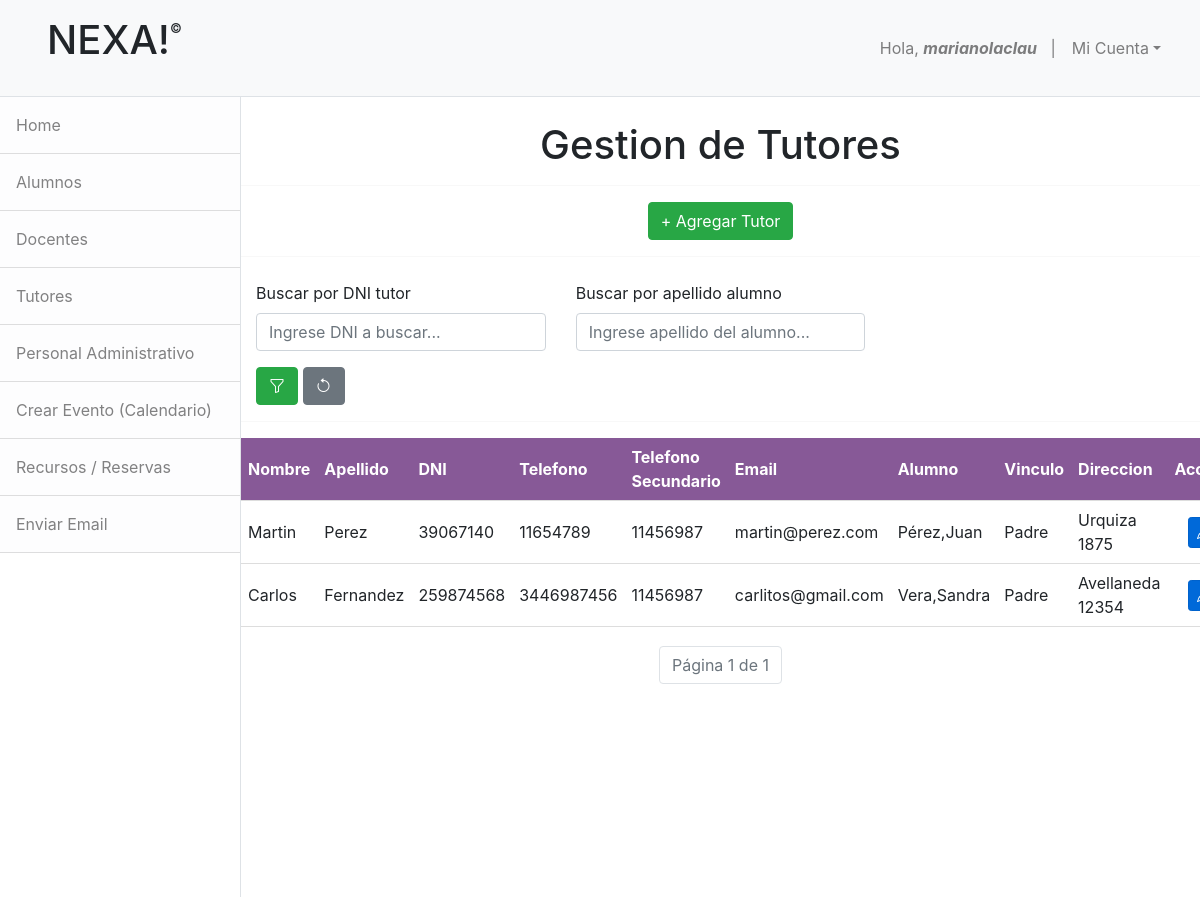
The app's page /tutor/ (signed in) with its own data.
### apps/inscripciones/models.py (models this page shows, shortened)
class PadreTutor(models.Model):
    nombre = models.CharField(max_length=50,null=False,blank=False)
    apellido = models.CharField(max_length=50,null=False,blank=False)
    dni = models.CharField(max_length=50,blank=False,null=False)
    telefono = models.CharField(max_length=20,null=False,blank=False)
    telefono_secundario = models.CharField(max_length=20, null=False, blank=False)
    email = models.EmailField()
    direccion = models.CharField(max_length=50,null=False,blank=False)
    vinculo = models.ForeignKey(Vinculo,on_delete=models.CASCADE)
    nacionalidad = models.ForeignKey('administracion.Nacionalidad', on_delete=models.CASCADE)
    alumno_fk = models.ForeignKey('alumno.Alumno',on_delete=models.CASCADE)

class Vinculo(models.Model):
    vinculo = models.CharField(max_length=50,blank=False,null=True)
    def __str__(self):
        return self.vinculo

### apps/alumno/models.py (models this page shows)
class Alumno(models.Model):
    nombre = models.CharField(max_length=50,null=False,blank=False)
    apellido = models.CharField(max_length=50,null=False,blank=False)
    dni = models.CharField(max_length=20, unique=True)
    padretutor_fk = models.ForeignKey('inscripciones.PadreTutor',null=True,blank=True,on_delete=models.SET_NULL) #Chequear
    genero = models.ForeignKey('administracion.Genero',on_delete=models.CASCADE)
    fecha_nac = models.DateField()
    nacionalidad = models.ForeignKey('administracion.Nacionalidad',on_delete=models.CASCADE)
    email = models.EmailField()
    telefono = models.CharField(max_length=20,null=False,blank=False)
    direccion = models.CharField(max_length=50,null=False,blank=False)
    curso = models.ForeignKey('inscripciones.Curso',on_delete=models.CASCADE)
    turno = models.ForeignKey('administracion.Turno',on_delete=models.CASCADE)
    def __str__(self):
        return f"{self.apellido},{self.nombre}"

### apps/inscripciones/views.py (the view)
# urls.py: path('tutor/',ListaTutores.as_view(),name='tutor'),
class ListaTutores(LoginRequiredMixin,ListView):
    model = PadreTutor
    template_name = 'inscripcion/lista_tutores.html'
    context_object_name = 'tutores'
    paginate_by = 20
    def get_queryset(self):
        queryset = super().get_queryset()
        query = self.request.GET.get('buscar', '')
        apellido_alumno = self.request.GET.get('apellido', '')
        if query:
            queryset = queryset.filter(dni__icontains=query)
        if apellido_alumno:
            queryset = queryset.filter(alumno_fk__apellido=apellido_alumno)
        return queryset
    def get_context_data(self, **kwargs):
        context = super().get_context_data(**kwargs)
        context['buscar'] = self.request.GET.get('buscar', '')
        context['apellido'] = self.request.GET.get('apellido', '')
        return context

### apps/inscripciones/templates/inscripcion/lista_tutores.html (shortened to what this page needs)
{% extends 'base.html' %}
{% block nav %}
    {% include 'administracion/base_admin.html' %}
{% endblock %}
{% block content %}
    <center><br><h1>Gestion de Tutores</h1></center>
    <hr>
    <center><a href="{% url 'agregar_tutor' %}" class="btn btn-success">+ Agregar Tutor</a></center>
    <hr>
    <div class="container mt-4">
        <form method="get" class="row g-3">
            <div class="col-md-4">
                <label for="buscar" class="form-label">Buscar por DNI tutor</label>
                <input type="text" id="buscar" name="buscar" value="{{ buscar }}" placeholder="Ingrese DNI a buscar..." class="form-control">
            </div>
            <div class="col-md-4">
                <label for="apellido" class="form-label">Buscar por apellido alumno</label>
                <input type="text" id="apellido" name="apellido" value="{{ apellido }}" placeholder="Ingrese apellido del alumno..." class="form-control">
            </div>
            <div class="col-12">
                <button type="submit" class="btn btn-success"><i class="bi bi-funnel"></i></button>
                <a href="{% url 'tutor' %}" class="btn btn-secondary"><i class="bi bi-arrow-counterclockwise"></i></a>
            </div>
        </form>
    </div>
    <hr>
    <table>
        <thead>
            <tr>
                <th>Nombre</th>
                <th>Apellido</th>
                <th>DNI</th>
                <th>Telefono</th>
                <th>Telefono Secundario</th>
                <th>Email</th>
                <th>Alumno</th>
                <th>Vinculo</th>
                <th>Direccion</th>
                <th>Acciones</th>
            </tr>
        </thead>
        <tbody>
            {% for tutor in tutores %}
                <tr>
                    <td>{{ tutor.nombre }}</td>
                    <td>{{ tutor.apellido }}</td>
                    <td>{{ tutor.dni }}</td>
                    <td>{{ tutor.telefono }}</td>
                    <td>{{ tutor.telefono_secundario }}</td>
                    <td>{{ tutor.email }}</td>
                    <td>{{ tutor.alumno_fk }}</td>
                    <td>{{ tutor.vinculo }}</td>
                    <td>{{ tutor.direccion }}</td>
                    <td>&nbsp;&nbsp;&nbsp;<a href="{% url 'editar_tutor' pk=tutor.id %}" class="btn btn-sm btn-primary"><i class="bi bi-pencil"></i></a></td>
                </tr>
            {% endfor %}
        </tbody>
    </table>
    <nav>
        <ul class="pagination justify-content-center">
            <li class="page-item disabled">
                <span class="page-link">Página {{ page_obj.number }} de {{ page_obj.paginator.num_pages }}</span>
            </li>
        </ul>
    </nav>
    <br><br>
{% endblock %}

### apps/home/templates/base.html (shortened to what this page needs)
<!DOCTYPE html>
<html lang="en">
    <head>
        {% load static %}
        <link href="{% static 'home/css/bootstrap.css' %}" rel="stylesheet" />
        <link rel="stylesheet" href="https://cdn.jsdelivr.net/npm/bootstrap@5.2.3/dist/css/bootstrap.min.css">
        <link href="https://stackpath.bootstrapcdn.com/bootstrap/4.5.2/css/bootstrap.min.css" rel="stylesheet">
        <link href="{% static 'home/css/estilos.css' %}" rel="stylesheet" />
        <link href="{% static 'calendario/css/estilos.css' %}" rel="stylesheet" />
        <link href="{% static 'inscripciones/css/estilos.css' %}" rel="stylesheet" />
        <link href="https://cdn.jsdelivr.net/npm/bootstrap-icons/font/bootstrap-icons.css" rel="stylesheet">
    </head>
    <body>
        <nav class="navbar navbar-expand-lg navbar-light bg-light border-bottom">
            <div class="container-fluid">
                <h2><a href="#" class="nav-link"><h1>NEXA!<sup style="font-size:small;vertical-align: super;">&copy;</sup></h1>
                </a></h2>
               <div class="collapse navbar-collapse" id="navbarSupportedContent">
                    <ul class="navbar-nav ms-auto mt-2 mt-lg-0">
                        <li class="nav-item"><a class="nav-link" href="#!">Hola, <strong><em>{{user.username}}</em></strong>&nbsp;&nbsp;&nbsp;|</a></li>
                        <li class="nav-item dropdown">
                            <a class="nav-link dropdown-toggle" id="navbarDropdown" href="#" role="button" data-bs-toggle="dropdown" aria-haspopup="true" aria-expanded="false">Mi Cuenta</a>
                        </li>
                    </ul>
                </div>
            </div>
        </nav>
        <div class="d-flex" id="wrapper">
            {% block nav %}{% endblock %}
            <div id="page-content-wrapper">
                {% block content %}
                {% endblock %}
            </div>
        </div>
    </body>
</html>

### apps/home/static/home/css/estilos.css (style rules this page uses)
.btn-primary { background-color: #0069d9; border-color: #0062cc; }

### apps/inscripciones/static/inscripciones/css/estilos.css (style rules this page uses)
table { width: 90%; border-collapse: separate; border-spacing: 0; margin: auto; overflow: hidden; margin-bottom: 2%; }
th, td { text-align: left; border-bottom: 1px solid #ddd; padding: 7px; }
th { background-color: #480361a7; color: white; }

### records on screen
PadreTutor: nombre "Martin", apellido "Perez", dni "39067140", telefono "11654789", telefono_secundario "11456987", email "martin@perez.com", alumno_fk "Pérez,Juan", vinculo "Padre", direccion "Urquiza 1875"
PadreTutor: nombre "Carlos", apellido "Fernandez", dni "259874568", telefono "3446987456", telefono_secundario "11456987", email "carlitos@gmail.com", alumno_fk "Vera,Sandra", vinculo "Padre", direccion "Avellaneda 12354"

### other values on screen
{{ user.username }} "marianolaclau"
{{ page_obj.number }} "1"
{{ page_obj.paginator.num_pages }} "1"
